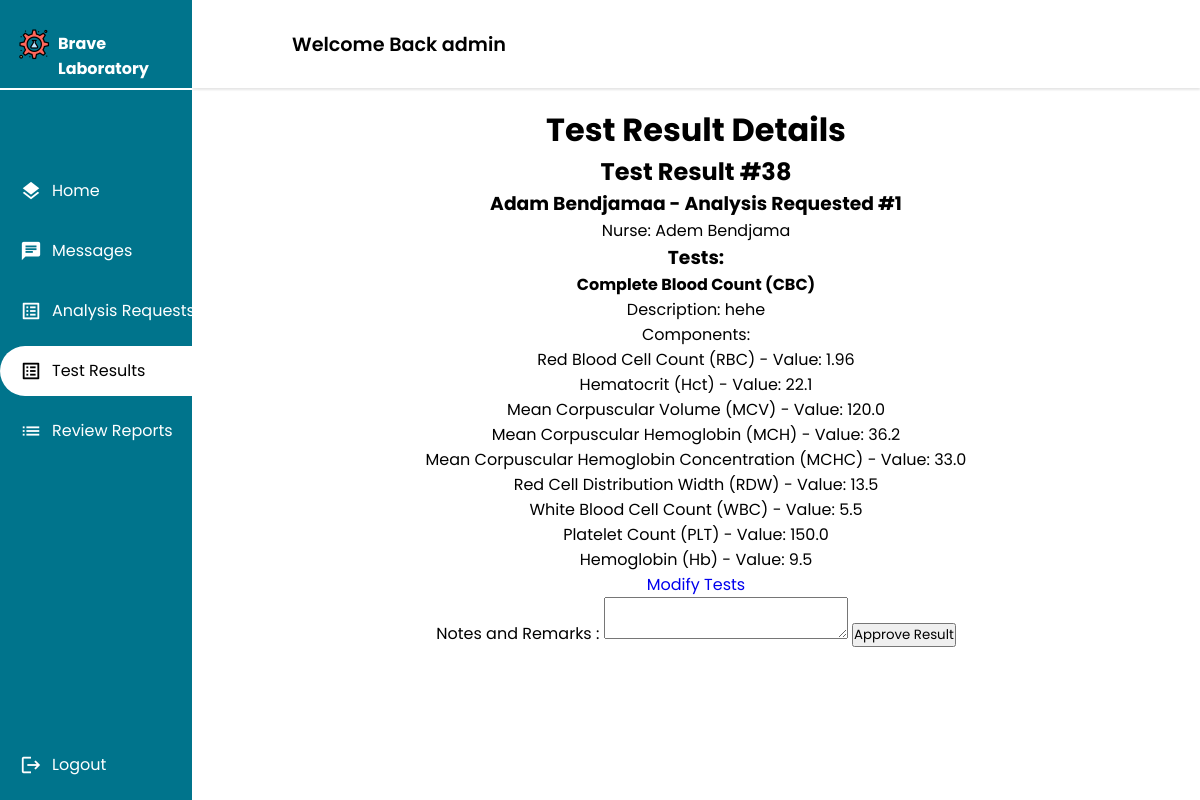
Screenshot of /auditor/results/38/detail (signed in) with the database file from the repository.
### main_home/models.py (models this page shows, shortened)
class TestResult(models.Model):
    request = models.OneToOneField(AnalysisRequest, on_delete=models.CASCADE)
    creation_time = models.DateTimeField(auto_now_add=True)
    duration = models.DurationField(null=True, blank=True)
    approved = models.BooleanField(default=False)
    class Meta:
        db_table = 'test_result'
    def __str__(self):
        return f"Test Result #{self.id}"

class AnalysisRequest(models.Model):
    PENDING = 'pending'
    WORKING_ON = 'working-on'
    FINISHED = 'finished'
    STATUS_CHOICES = [
        (PENDING, 'Pending'),
        (WORKING_ON, 'Working On'),
        (FINISHED, 'Finished'),
    ]
    appointment = models.OneToOneField(Appointment, on_delete=models.CASCADE)
    nurse = models.ForeignKey(Nurse, on_delete=models.CASCADE)
    tests = models.ManyToManyField(Test)
    creation_time = models.DateTimeField(auto_now_add=True)
    start_time = models.DateTimeField(null=True, blank=True)
    finish_time = models.DateTimeField(null=True, blank=True)
    accepted = models.BooleanField(default=False)
    finished = models.BooleanField(default=False)
    status =  models.CharField(max_length=45, choices=STATUS_CHOICES, default=PENDING)
    class Meta:
        db_table = 'analysis_request'
    def __str__(self):
        return f"{self.appointment.client.user.first_name} {self.appointment.client.user.last_name} - Analysis Requested #{self.id}"

class Appointment(models.Model):
    UPCOMING = 'Upcoming'
    TOMORROW = 'Tommorow'
    TODAY = 'Today'
    OVERDUE = 'Overdue'
    STATUS_CHOICES = [
        (UPCOMING, 'Upcoming'),
        (TOMORROW, 'Tommorow'),
        (TODAY, 'Today'),
        (OVERDUE, 'Overdue'),
    ]
    client = models.ForeignKey(Client, on_delete=models.CASCADE)
    tests_requested = models.ManyToManyField(TestOffered)
    date = models.DateField(validators=[validate_date_not_past])
    description = models.CharField(max_length=1000,blank=True)
    document = models.ImageField(null=True,blank=True,upload_to='medical_documents')
    total_price = models.DecimalField(max_digits=10, decimal_places=2)
    payment_status = models.BooleanField(default=False)
    arrived = models.BooleanField(default=False)
    cancelled = models.BooleanField(default=False)
    performed = models.BooleanField(default=False)
    class Meta:
        db_table = 'appointment'

class Test(models.Model):
    test_offered = models.ForeignKey(TestOffered,on_delete=models.CASCADE)
    components = models.ManyToManyField(Component,blank=True)
    value = models.CharField(max_length=100,blank=True,null=True)
    description = models.CharField(max_length=500, null=True, blank=True)
    confirmed = models.BooleanField(default=False)
    class Meta:
            db_table = 'test'
            verbose_name_plural = 'Tests Preformed'

class TestOffered(models.Model):
    name = models.CharField(max_length=50,unique=True)
    price = models.DecimalField(max_digits=10, decimal_places=2)
    class Meta:
        db_table = 'test_offered'
        verbose_name_plural = 'Offered Tests'

class Component(models.Model):
    info = models.ForeignKey(ComponentInformation, on_delete=models.CASCADE)
    value = models.FloatField(null=True,blank=True)
    class Meta:
        db_table = 'component'

class ComponentInformation(models.Model):
    name = models.CharField(max_length=50, unique=True)
    unit = models.CharField(max_length=45, null=True, blank=True)
    low_male_range = models.FloatField(null=True, blank=True)
    high_male_range = models.FloatField(null=True, blank=True)
    low_female_range = models.FloatField(null=True, blank=True)
    high_female_range = models.FloatField(null=True, blank=True)
    class Meta:
            db_table = 'component_info'
            verbose_name_plural = 'Component Info'

### client/models.py (models this page shows, shortened)
class Client(models.Model):
    GENDERS =[
        ('M','Male'),
        ('F','Female')
    ]
    user = models.OneToOneField(User, primary_key = True, on_delete=models.CASCADE)
    phone_number = models.CharField(max_length=10,validators=[phone_regex])
    gender = models.CharField(max_length = 1 ,choices = GENDERS)
    address = models.CharField(max_length=50)
    policy = models.BooleanField(default = False)
    profile_pic = models.ImageField(default="default.png", upload_to="profile_pics")
    date_of_birth = models.DateField(default='2003-03-08')
    tests_made = models.PositiveIntegerField(default=0)
    class Meta():
        db_table = 'auth_client'

### nurse/models.py (models this page shows, shortened)
class Nurse(models.Model):
    GENDERS =[
        ('M','Male'),
        ('F','Female')
    ]
    user = models.OneToOneField(User, primary_key = True, on_delete=models.CASCADE)
    phone_number = models.CharField(max_length=10,validators=[phone_regex])
    gender = models.CharField(max_length = 1 ,choices = GENDERS)
    address = models.CharField(max_length=50)
    profile_pic = models.ImageField(default="default.png", upload_to="profile_pics")
    date_of_birth = models.DateField(default='2003-03-08')
    class Meta():
        db_table = 'auth_nurse'

### auditor/views.py (the view)
# urls.py: path("results/<int:test_result_id>/detail",views.result_detail,name="test_result_detail"),
@login_required
@permission_required('auditor.view_auditor', raise_exception=True)
def result_detail(request , test_result_id):
    test_result = get_object_or_404(TestResult, id=test_result_id)
    context = {
        'test_result': test_result,
    }
    return render(request,'auditor/result/result_detail.html', context)

### auditor/templates/auditor/result/result_detail.html (shortened to what this page needs)
{% extends 'auditor/auditor.html' %}
{% load static %}
{% block main %}
<div class="Container">
  <h1>Test Result Details</h1>
  <h2>{{ test_result }}</h2>
  <h3>{{ test_result.request }}</h3>
  <p>Nurse: {{ test_result.request.nurse.user.first_name }} {{ test_result.request.nurse.user.last_name }}</p>
  <h3>Tests:</h3>
  <ul>
    {% for test in test_result.request.tests.all %}
      <li>
        <h4>{{ test.test_offered.name }}</h4>
        <p>Description: {{ test.description }}</p>
        <p>Components:</p>
        <ul>
          {% for component in test.components.all %}
            <li>{{ component.info.name }} - Value: {{ component.value }}</li>
          {% endfor %}
        </ul>
      </li>
    {% endfor %}
  </ul>
  {% if not test_result.approved %}
  <a href="{% url 'result_update' test_result.id %}">Modify Tests</a>
    <form method="POST" action="{% url 'approve_result' test_result.id %}">
        <label for="report-desc">Notes and Remarks :</label>
        <textarea id="report-desc" name="report-desc" required></textarea>
        <button type="submit" name="approve" >Approve Result</button>
    </form>
  {% else %}
    <p><strong>Approved !</strong></p>
  {% endif %}
</div>
{% endblock main %}

### main_home/templates/main_home/actors_base.html (shortened to what this page needs)
{% extends 'main_home/base.html' %}
{% load static %}
{% block css %}
        <link rel="stylesheet" href="https://cdnjs.cloudflare.com/ajax/libs/font-awesome/6.4.0/css/all.min.css">
        <link rel="stylesheet" href="{% static 'css/actors.css' %}" />
{% endblock css %}
{% block content %}
    <div class="container">
        <header>
            <div class="wlc">
                <h1>Welcome Back {{user.username}}</h1>
            </div>
        </header>
        <div class="Main">
            {% block main %}{% endblock main %}
        </div>
    </div>
    <div class="nav-header">
        <a class="logo" href="{% url user.groups.first.name %}">
            <img alt='logo' src="{% static 'img/logo.png' %}">
            <span><strong>Brave Laboratory</strong></span>
        </a>
    </div>
    <nav>
        <ul>
            {% block sidebar %}{% endblock sidebar %}
            <li class="end">
                <a href='{% url 'logout' %}'>
                    <span class="material-icons emoji">logout</span>
                    <span class="nav-item">Logout</span>
                </a>
            </li>
        </ul>
    </nav>
{% endblock content %}

### static/css/actors.css (style rules this page uses)
* { font-family: 'Poppins', sans-serif; margin: 0; padding: 0; }
body { background-color: #fff; }
ul { list-style-type: none; }
.container { text-align: center; float: right; width: 100%; height: 90vh; }
header { position: fixed; top: 0; left: 0; right: 0; z-index: 1; width: 84vw; height: 11vh; background-color: rgb(255, 255, 255); display: flex; align-items: center; justify-content: space-between; margin-left: auto; box-shadow: 0px 2px 2px rgba(0, 0, 0, 0.1); }
.Main { display: flex; justify-content: center; margin-top: 11vh; margin-left: 16vw; padding-top: 1.5%; padding-bottom: 1.5%; }
.Container { font-size: 16px; width:100%; height: 100%; margin: 0 20px; border-radius: 20px; background-color: white; padding-left: 20px; padding-right: 20px; }
.wlc { margin-left: 100px; }
.wlc h1 { font-size: 1.2rem; }
.nav-header { position: fixed; left: 0; z-index: 1; top: 0; bottom: 89vh; background-color: #00748c ; width: 16vw; height: 11vh; overflow: hidden; box-shadow: 0px 4px 4px rgb(255, 255, 255); }
.nav-header a { position: relative; color: white; padding-left: 18px; width: 15vw; }
nav { position: fixed; left: 0; z-index: 1; top: 11.2vh; bottom: 0; background-color: #00748c; width: 16vw; overflow: hidden; }
.logo { display: flex; transition: all 0.5s ease; margin-top: 3.5vh; padding-right: 0 !important; width: 100%; gap: 8px; }
.logo span { font-size: 1rem; padding-top: 3px; }
.logo img { height: 32px; }
nav a { position: relative; color: white; display: table; padding-left: 20px; padding-right: 30px; width: 15vw; }
nav .material-icons { position: relative; top: 14px; font-size: 22px !important; }
nav ul { margin-top: 40%; }
.nav-item { position: relative; top: 8px; margin-left: 10px; }
nav ul li { transition: 0.4s; width: auto; margin-bottom: 10px; }
.end { position: fixed; bottom: 0; transition: 0.4s; width: auto; margin-bottom: 10px; }
nav ul li::after { content: ''; display: block; position: relative; left: 0; width: 5px; height: 100%; }
header h1 { font-weight: 600; }
a { text-decoration: none; }
nav a { height: 50px; }

### main_home/templates/main_home/page_css_dev.html (style rules this page uses)
ul { list-style-type: none }

### rows the page displays
TestResult: id "Test Result #38", request "Adam Bendjamaa - Analysis Requested #1", request.nurse.user.first_name "Adem", request.nurse.user.last_name "Bendjama"
Test: test_offered.name "Complete Blood Count (CBC)", description "hehe"
Component: info.name "Red Blood Cell Count (RBC)", value "1.96"
Component: info.name "Hematocrit (Hct)", value "22.1"
Component: info.name "Mean Corpuscular Volume (MCV)", value "120.0"
Component: info.name "Mean Corpuscular Hemoglobin (MCH)", value "36.2"
Component: info.name "Mean Corpuscular Hemoglobin Concentration (MCHC)", value "33.0"
Component: info.name "Red Cell Distribution Width (RDW)", value "13.5"
Component: info.name "White Blood Cell Count (WBC)", value "5.5"
Component: info.name "Platelet Count (PLT)", value "150.0"
Component: info.name "Hemoglobin (Hb)", value "9.5"

### other values shown
{{ user.username }} "admin"
